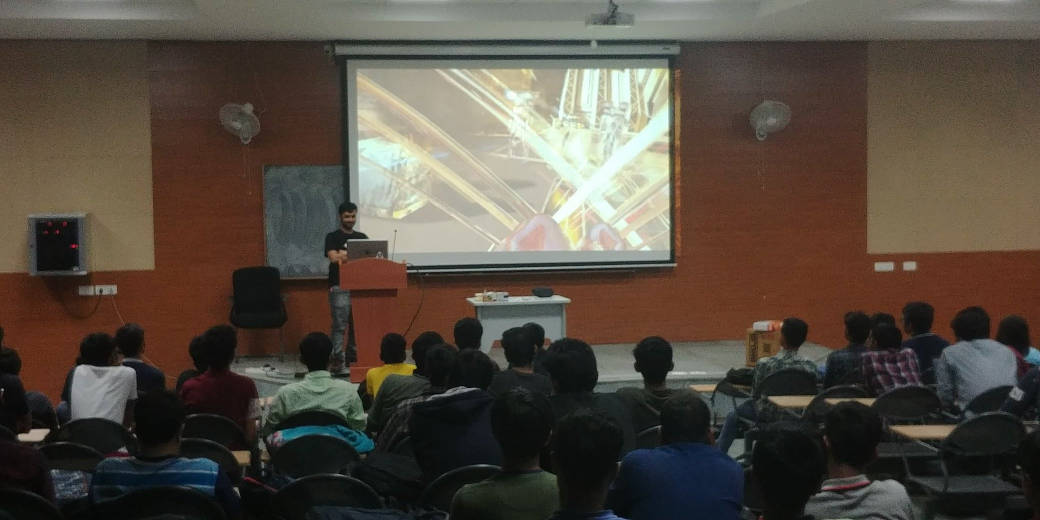
#> input picture Codes/gameengineering1.jpg, 2080 x 1040 px (shown at 1/2 size)
$ python '179) edit_image_using_python.py'
#> lines starting #> are read from the running program, lines starting #| are printed output that depends on the picture; pictures that were not available may be replaced by others from this repository, and a replacement may not be noted
from PIL import Image,ImageEnhance,ImageFilter
import os

img1=Image.open('gameengineering1.jpg') # this will open the image
#> img1 is the input picture: PIL image 2080x1040 RGB; mean R, G, B 84.7, 75.7, 65.5
img1.show() # this will display the image
img1.save('gameengineering1.png') # this will save the image
Max_size=(300,150)
img1.thumbnail(Max_size)  # this will resize the image
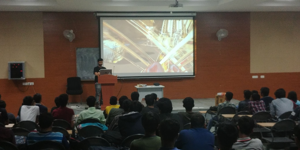
#> img1: PIL image 300x150 RGB; mean R, G, B 84.6, 75.6, 65.4
img1.save('gameengineering(300x150).jpg')

# Below is an example how to convert all the '.jpg' files into '.png'
for i in os.listdir(r'D:\ieeepromo(materials)\game engineering'):
    if i.endswith('.jpg'):
        img=Image.open(i)
        f_n,e_n=os.path.splitext(i) # this will split the name for example 'image.jpg' as 'image' '.jpg'
        img.save(f'{f_n}.png')

img2=Image.open('gameengineering2.jpg')
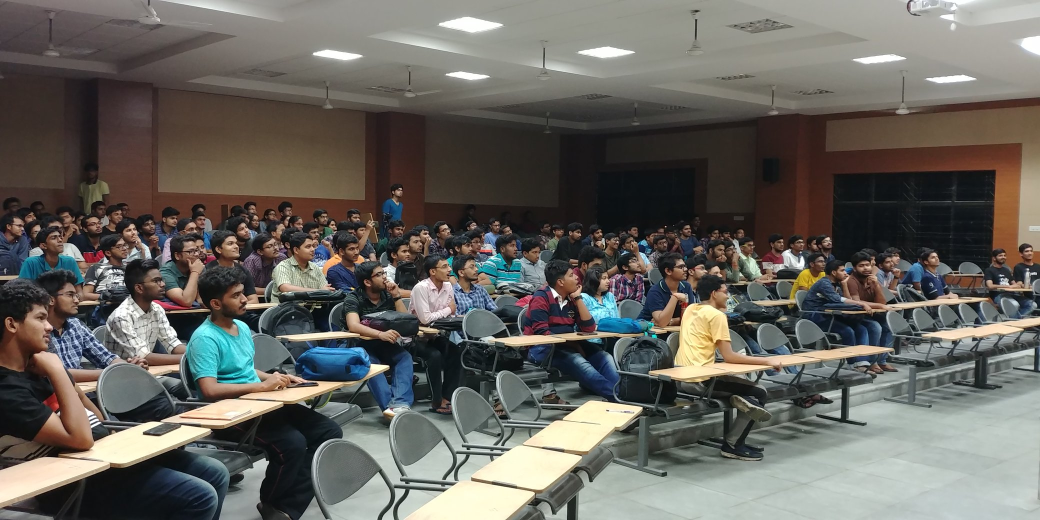
#> input picture Codes/gameengineering2.jpg, 2080 x 1040 px (shown at 1/2 size)
#> img2 is the input picture: PIL image 2080x1040 RGB; mean R, G, B 102.8, 100.6, 95
sharp=ImageEnhance.Sharpness(img2)
# Note: 0 --> blurry image, 1 --> original image, >1 --> sharpness increased
sharp.enhance(5).save('gameengineering2(sharpness increased).jpg')
sharp.enhance(0).save('gameengineering2(sharpness decreased).jpg')

color=ImageEnhance.Color(img2)
# Note: 0 --> black and white image, 1 --> original image, >1 --> color increased
color.enhance(0).save('gameengineering2(black and white).jpg')
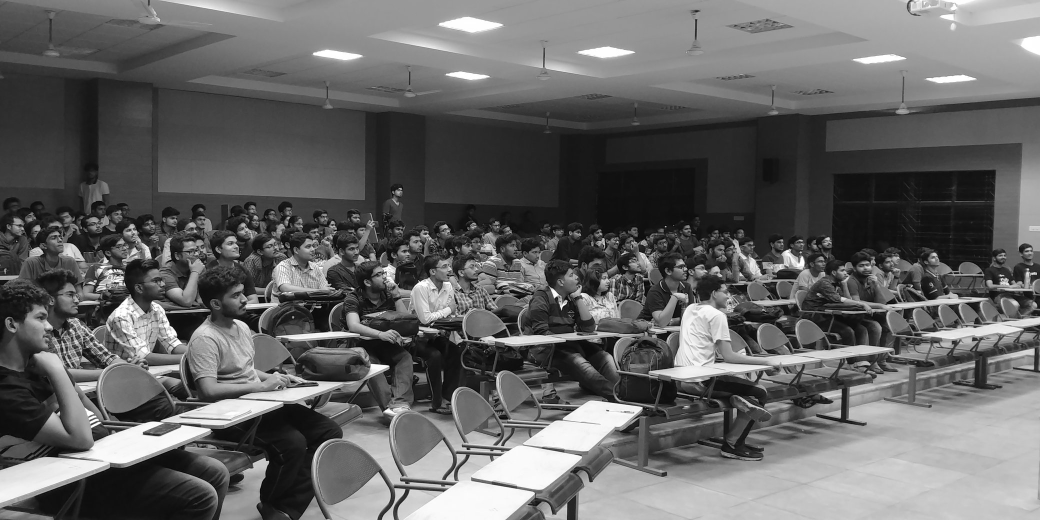
#> saved as gameengineering2(black and white).jpg: PIL image 2080x1040 RGB (shown at 1/2 size); min 0, max 255, mean 100.6
color.enhance(2).save('gameengineering2(color increased).jpg')
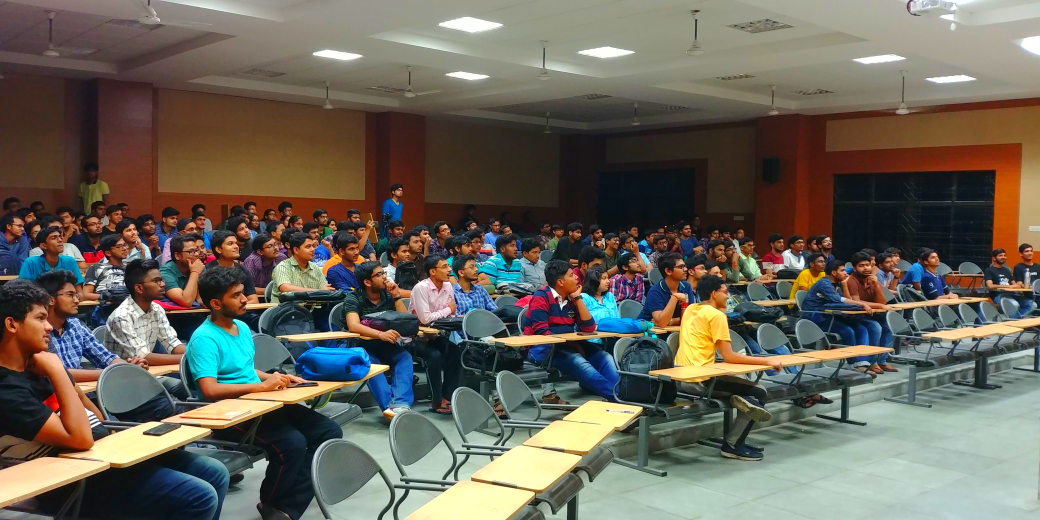
#> saved as gameengineering2(color increased).jpg: PIL image 2080x1040 RGB (shown at 1/2 size); mean R, G, B 105, 100.5, 89.4

bright=ImageEnhance.Brightness(img2)
# Note: 0 --> black image, 1 --> original image, >1 --> brightness increased
bright.enhance(0).save('gameengineering2(black).jpg')
bright.enhance(1.5).save('gameengineering2(brightness increased).jpg')
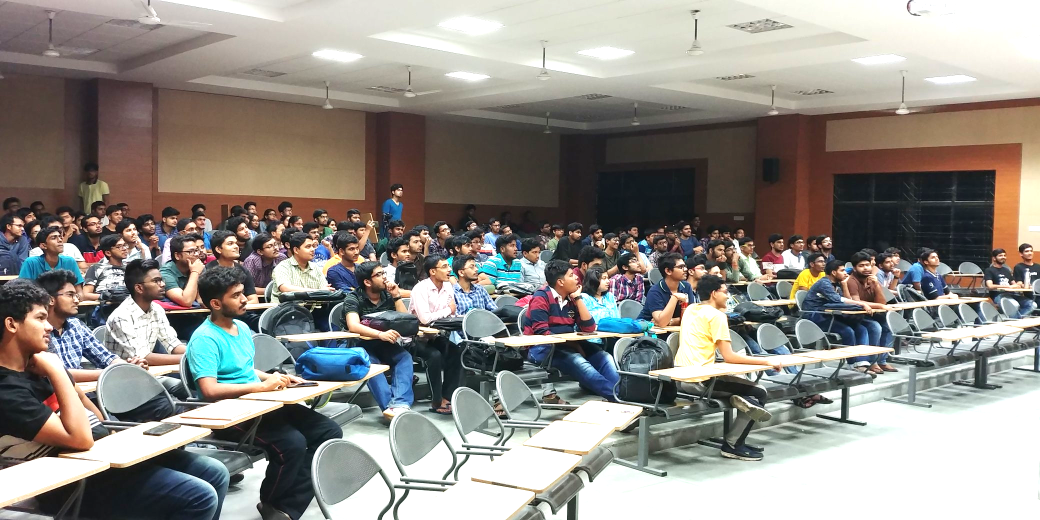
#> saved as gameengineering2(brightness increased).jpg: PIL image 2080x1040 RGB (shown at 1/2 size); mean R, G, B 144.6, 140.9, 135.4

cont=ImageEnhance.Contrast(img2)
# Note: 0 --> bad contrast, 1 --> original image, >1 --> contrast increased
cont.enhance(0).save('gameengineering2(bad contrast).jpg')
cont.enhance(2).save('gameengineering2(high contrast).jpg')
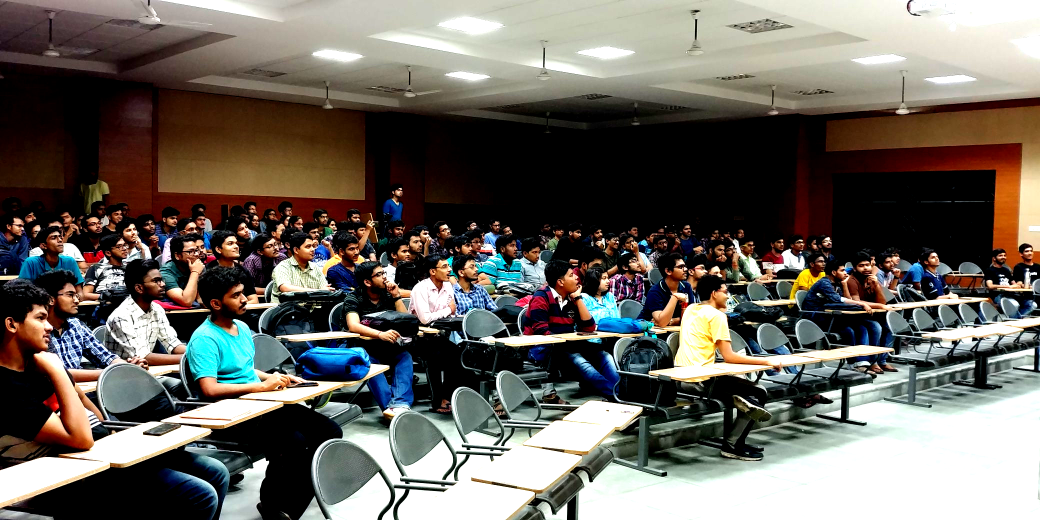
#> saved as gameengineering2(high contrast).jpg: PIL image 2080x1040 RGB (shown at 1/2 size); mean R, G, B 107.2, 102.6, 95.8

img1.filter(ImageFilter.GaussianBlur(radius=4)).save('gameengineering1(gaussian blur).jpg') # by default radius=2
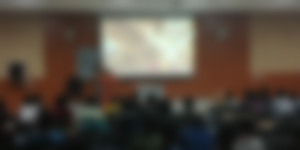
#> saved as gameengineering1(gaussian blur).jpg: PIL image 300x150 RGB; mean R, G, B 84.6, 75.6, 65.4
